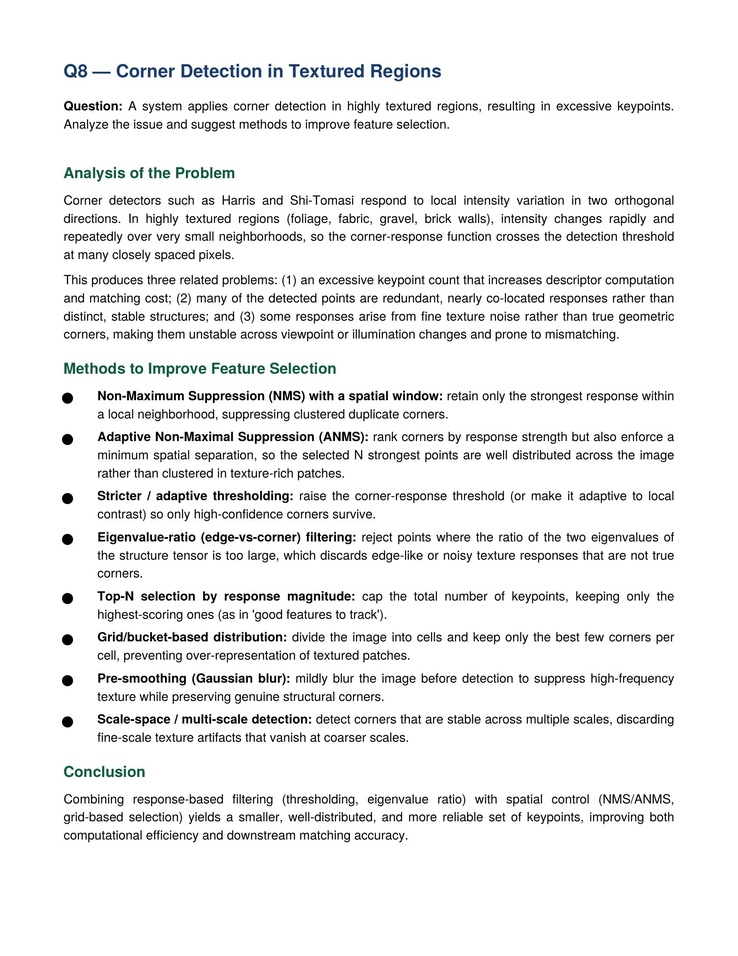
#> input picture CO3/AT2/Q08/Q8.jpg, 738 x 956 px, shrunk from 1700 x 2200 before the run
$ python code.py
#> lines starting #> are read from the running program, lines starting #| are printed output that depends on the picture
# -*- coding: utf-8 -*-
"""CO3-AT2-Q08.ipynb

Automatically generated by Colab.

Original file is located at
    https://colab.research.google.com/drive/1w0KauYxf0Zf8vvMTgJsK8Vm4G3xec9qV
"""

import cv2
import numpy as np
import matplotlib.pyplot as plt
from google.colab import files

# Upload image
uploaded = files.upload()
#> the answer given: Q8.jpg

# Get uploaded image name
image_name = list(uploaded.keys())[0]

# Read image
img = cv2.imread(image_name, 0)
#> img: shape (956, 738); min 0, max 255, mean 238.2

# Convert image to float32
gray = np.float32(img)

# Harris Corner Detection
corners = cv2.cornerHarris(gray, 2, 3, 0.04)
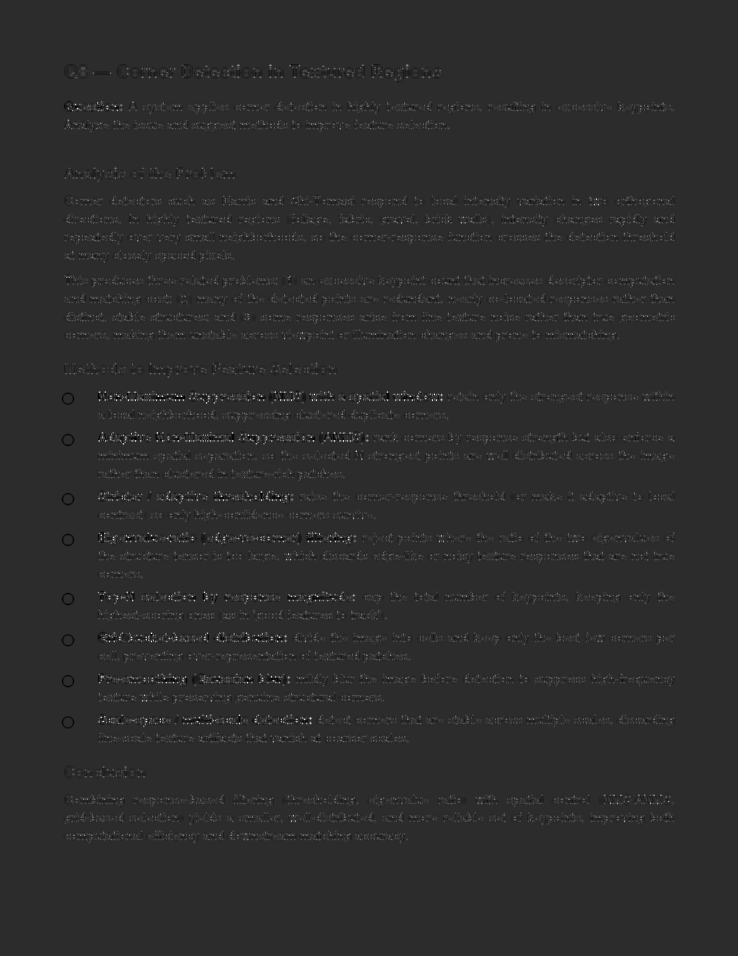
#> corners: shape (956, 738) float32; min -109458512, max 519897728, mean 2906512.8; drawn with min black and max white

# Dilate corners for better visibility
corners = cv2.dilate(corners, None)
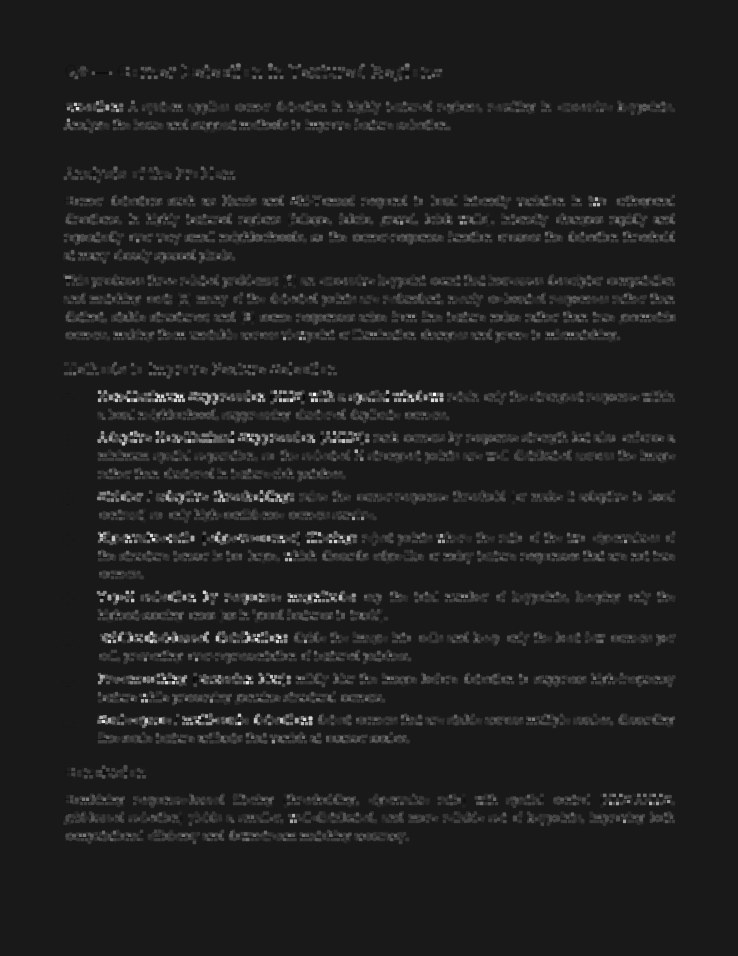
#> corners: shape (956, 738) float32; min -57246508, max 519897728, mean 15464194; drawn with min black and max white

# Create copies of the original image
all_corners = cv2.cvtColor(img, cv2.COLOR_GRAY2RGB)
selected_corners = cv2.cvtColor(img, cv2.COLOR_GRAY2RGB)

# Detect all corners using lower threshold
threshold1 = 0.01 * corners.max()
#> threshold1 = 5198977.3
all_corners[corners > threshold1] = [255, 0, 0]
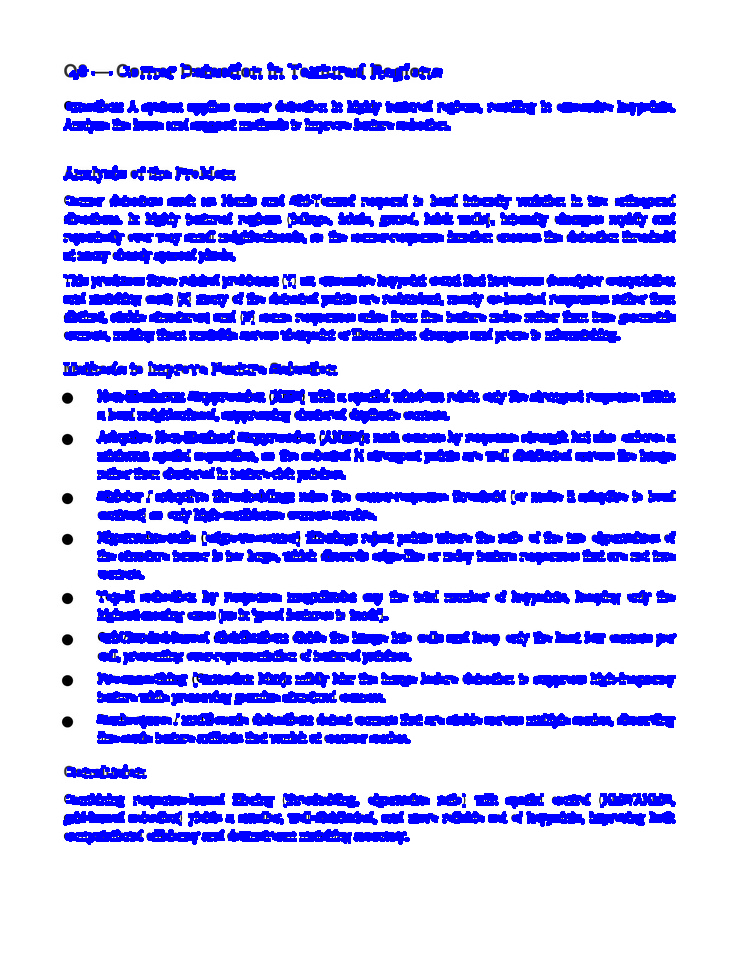
#> all_corners: shape (956, 738, 3); mean B, G, R 253.5, 201.5, 201.5

# Select only strong corners using higher threshold
threshold2 = 0.05 * corners.max()
#> threshold2 = 25994886.4
selected_corners[corners > threshold2] = [0, 255, 0]
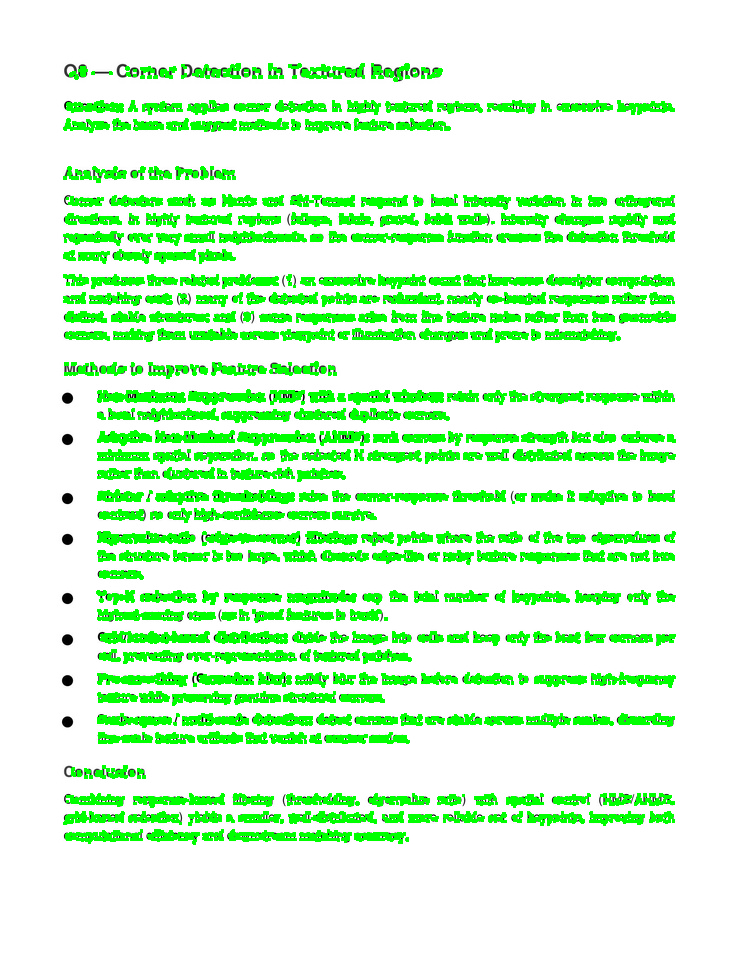
#> selected_corners: shape (956, 738, 3); mean B, G, R 209.6, 251.8, 209.6

# Display results
plt.figure(figsize=(15, 5))

plt.subplot(1, 3, 1)
plt.imshow(img, cmap="gray")
plt.title("Original Image")
plt.axis("off")

plt.subplot(1, 3, 2)
plt.imshow(all_corners)
plt.title("All Detected Corners")
plt.axis("off")

plt.subplot(1, 3, 3)
plt.imshow(selected_corners)
plt.title("Selected Strong Corners")
plt.axis("off")

plt.tight_layout()
plt.show()
#> figure, not shown here; B, G, R data is drawn as R, G, B
